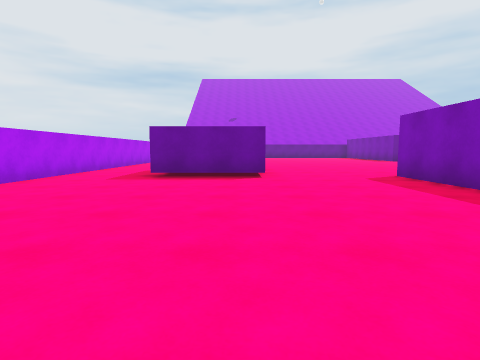
View 1 (above)

19 first-person views from a walk through a scene from a Unity 3-D project. The camera is 1.2 m above the floor, tilts 6° down and sees 80° across. The floor is counted in squares, 2 m on a side. Each view is taken from the middle of a square. On the plan, view 1 faces up. The plan holds only what a view shows up to about 9 squares ahead; the rest is blank. The place goes on beyond the plan. The player is left out. Surface patterns are stand-ins for the level's own textures.

View 2
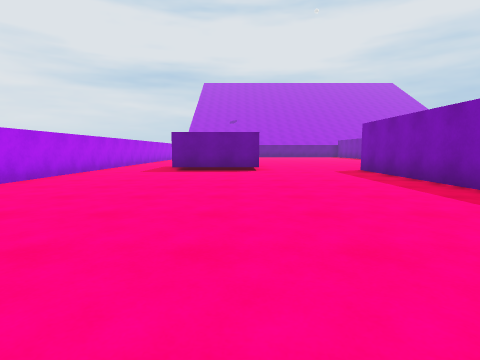

View 3
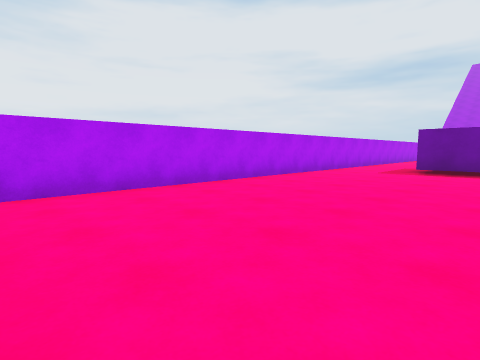

View 4
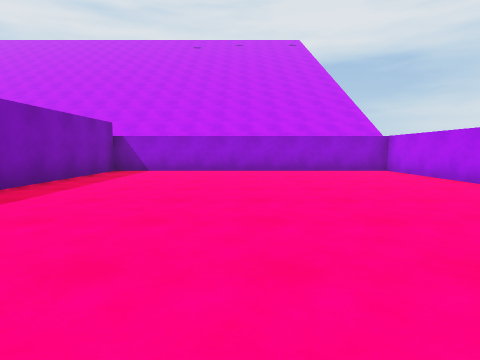

View 5
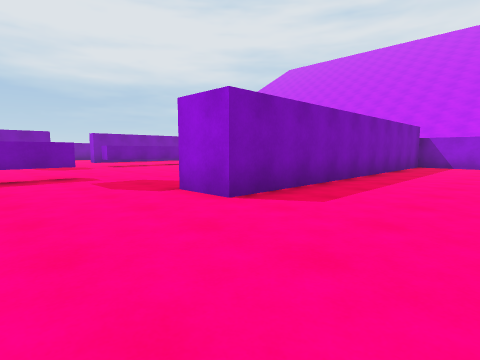

View 6
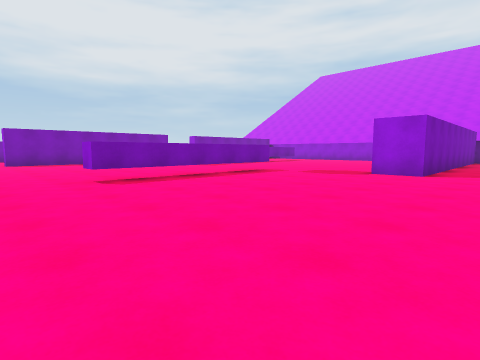

View 7
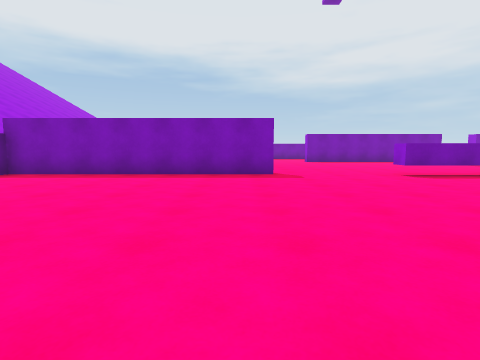

View 8
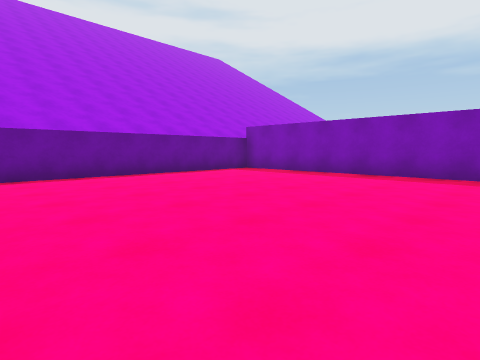

View 9
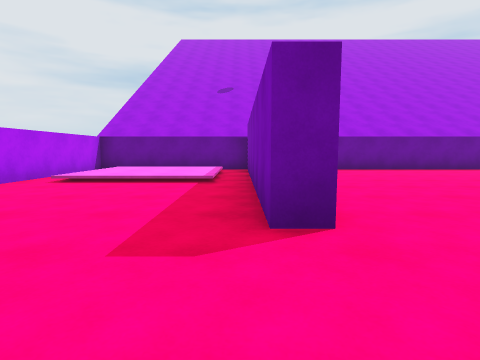

View 10
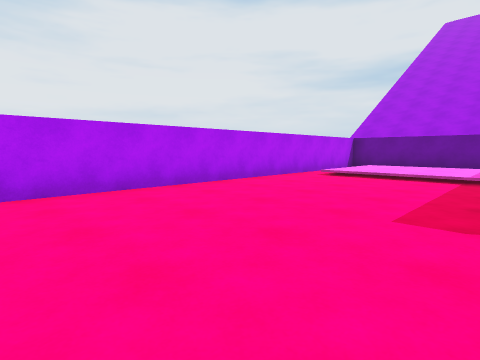

View 11
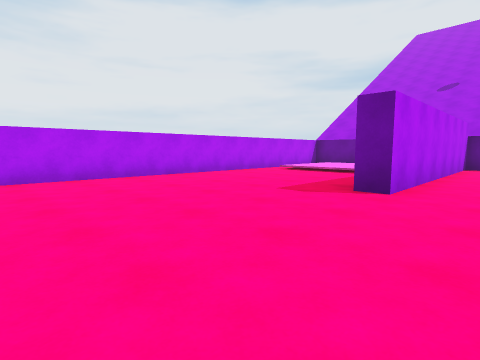

View 12
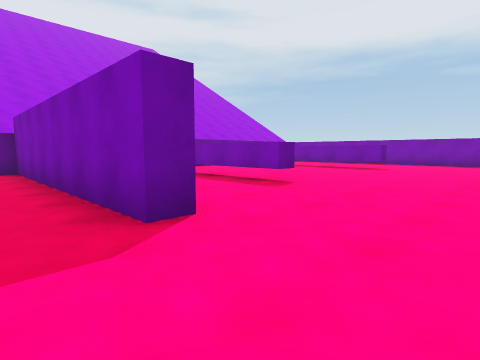

View 13
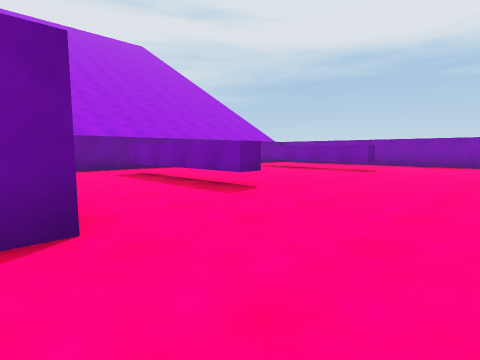

View 14
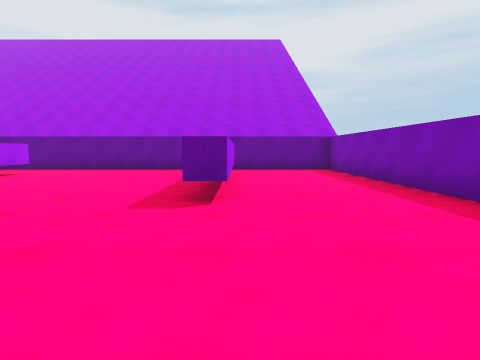

View 15
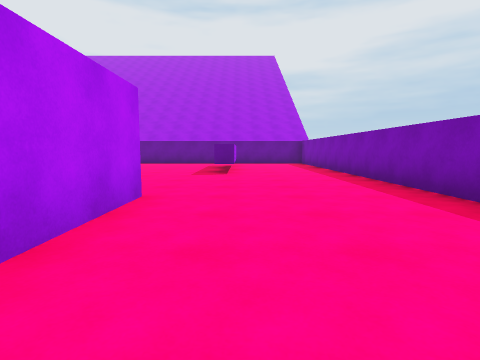

View 16
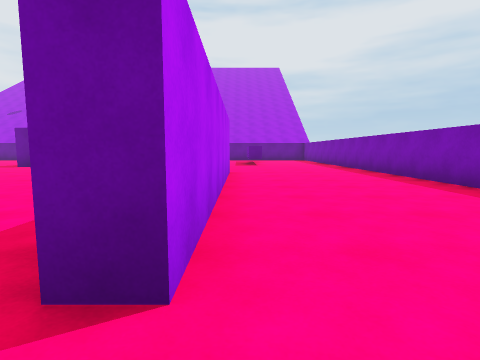

View 17
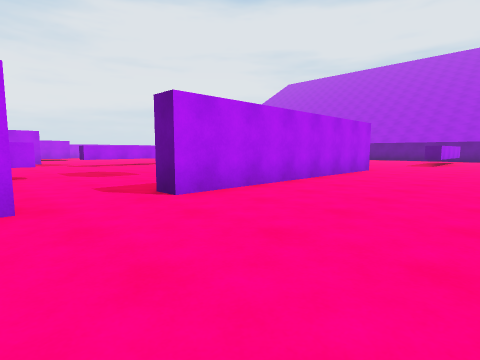

View 18
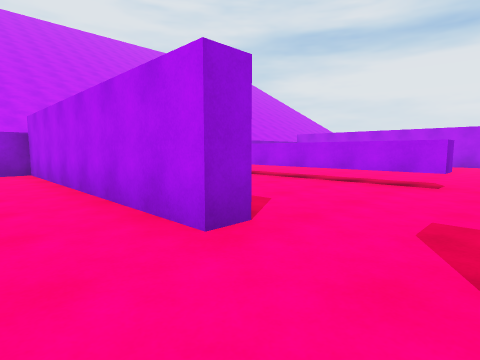

View 19
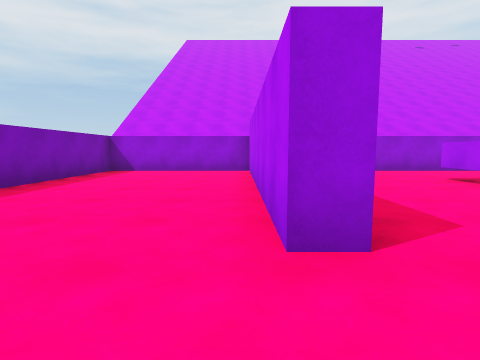

### Floor plan
Key: @ floor where view 1 was taken; # wall or solid block; . main floor; : floor 0.25 m higher than the main floor; ^ raised ledge.
Columns run from 5 left of view 1 to 20 right of it. Each row starts with its distance up from view 1.
 22  #########################
 21 # :::#.......# ...... ...#
 20 # :::#.......# .^........#
 19 #.:::#.......# .^........#
 18 #....#.......#..^........#
 17 #....#.......#..^........#
 16 #....#.......#...........#
 15 #........................#
 14 #........................#
 13 #..................  ....#
 12 #............^..... #....#
 11   ...........^....  #....#
 10        ......^..... #....#
  9 #..   .......^..... #....
  8 #..   .......^......#....
  7 #..###..............#....
  6 #........#...............
  5 #........#.......^.......
  4 #........#   ....^..#....
  3 #........#   ....^..#....
  2 #........#    ...^..#....
  1 #........#    ...^..#....#
  0 #....@...#     .... #....#
 -1 #........#     .... #....#
 -2 #........#     ...  #....#
 -3 ##########     ###  ######

Positions as (right, up) in squares from view 1, and headings:
1: (0, 0), facing up
2: (0, -2), facing up
3: (0, -2), facing up-left
4: (0, 6), facing down
5: (1, 9), facing down-right
6: (2, 14), facing down-right
7: (1, 16), facing right
8: (1, 15), facing up-right
9: (0, 13), facing up
10: (0, 12), facing up-left
11: (2, 11), facing up-left
12: (7, 13), facing up-right
13: (8, 13), facing up-right
14: (17, 13), facing up
15: (17, 9), facing up
16: (16, 5), facing up
17: (19, 4), facing up-left
18: (17, 6), facing down-left
19: (16, 6), facing down
